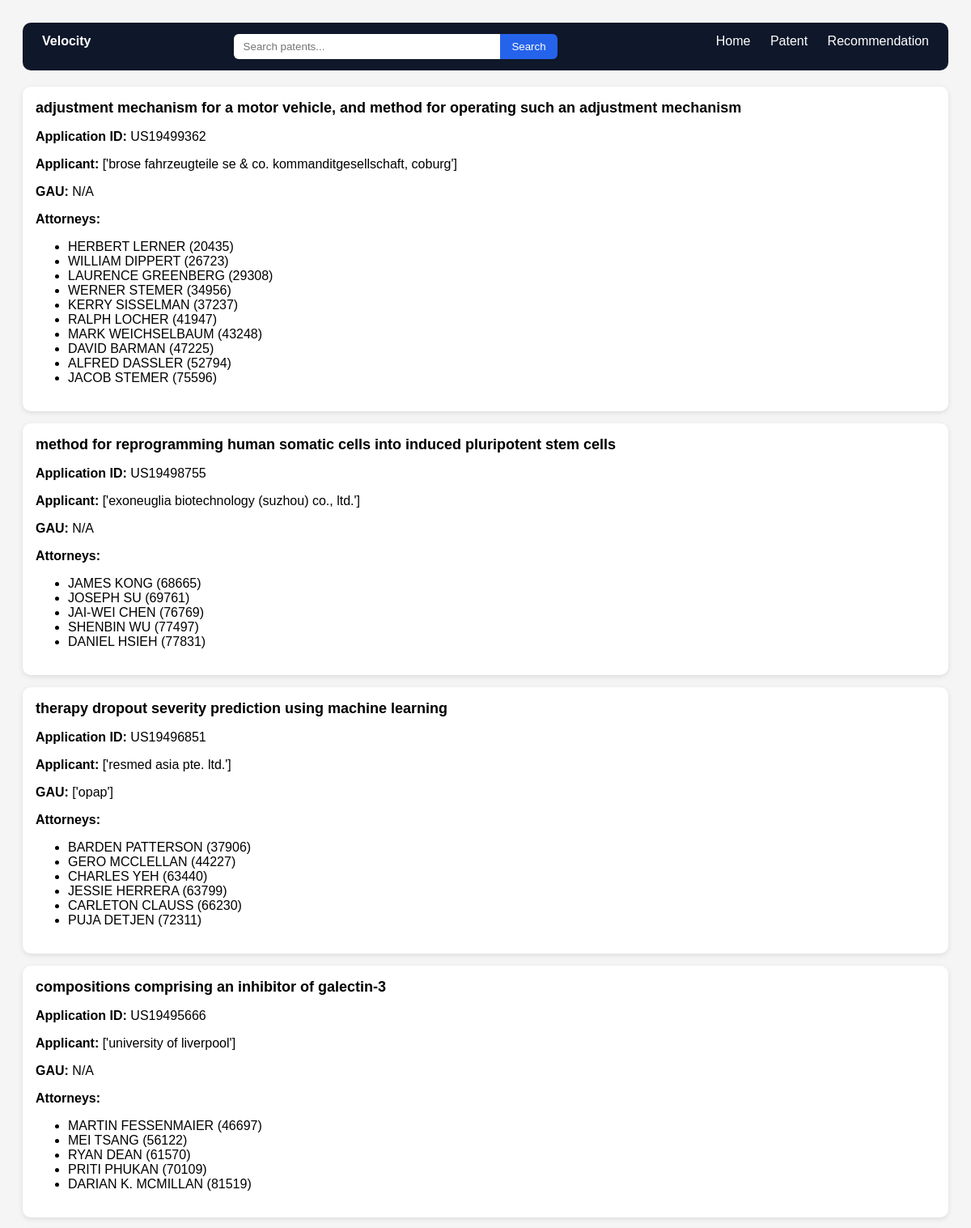
The app's page /patents/ (upper part) with its own data.
### core/models.py (models this page shows, shortened)
class Patent(models.Model):
    application_id = models.CharField(max_length=50, primary_key=True)
    title = models.TextField(blank=True, null=True)
    applicant_name = models.CharField(max_length=255, blank=True, null=True)
    inventor_name = models.CharField(max_length=255, blank=True, null=True)
    gau = models.CharField(max_length=20, blank=True, null=True)
    status = models.CharField(max_length=255, blank=True, null=True)

class PatentAttorney(models.Model):
    patent = models.ForeignKey(Patent, on_delete=models.CASCADE, related_name="attorneys_map")
    attorney = models.ForeignKey(Attorney, on_delete=models.CASCADE)
    class Meta:
        unique_together = ("patent", "attorney")

class Attorney(models.Model):
    registration_no = models.CharField(max_length=50, primary_key=True)
    name = models.CharField(max_length=255)

### core/views.py (the view, shortened to what this page needs)
# urls.py: path("patents/", patents_list, name="patents"),
def patents_list(request):
    query = request.GET.get("q", "")
    patents = Patent.objects.all().prefetch_related(
        "attorneys_map__attorney"
    )
    patents = patents.order_by("-application_id")
    paginator = Paginator(patents, 10)
    page_number = request.GET.get("page")
    page_obj = paginator.get_page(page_number)
    return render(request, "core/patents_list.html", {
        "page_obj": page_obj,
        "query": query
    })

### core/templates/core/patents_list.html (shortened to what this page needs)
<!DOCTYPE html>
<html>
<head>
</head>
<body>
<div class="navbar">
    <div><b>Velocity</b></div>
    <div class="nav-center">
        <form method="GET" action="/patents/" class="search-form">
          <input
            type="text"
            name="q"
            placeholder="Search patents..."
            value="{{ request.GET.q }}"
          />
          <button type="submit">Search</button>
        </form>
    </div>
    <div class="nav-links">
        <a href="/">Home</a>
        <a href="/patents/">Patent</a>
        <a href="/recommendations/">Recommendation</a>
    </div>
</div>
{% for patent in page_obj %}
<a href="/patents/{{ patent.application_id }}/" style="text-decoration:none; color:black;">
<div class="card">
    <div class="title">{{ patent.title|default:"No Title" }}</div>
    <p><b>Application ID:</b> {{ patent.application_id }}</p>
    <p><b>Applicant:</b> {{ patent.applicant_name|default:"N/A" }}</p>
    <p><b>GAU:</b> {{ patent.gau|default:"N/A" }}</p>
    <b>Attorneys:</b>
    {% if patent.attorneys_map.all %}
        <ul>
            {% for pa in patent.attorneys_map.all %}
                <li>{{ pa.attorney.name }} ({{ pa.attorney.registration_no }})</li>
            {% endfor %}
        </ul>
    {% else %}
        <p>No attorneys found.</p>
    {% endif %}
</div>
</a>
{% endfor %}
</body>
</html>

### core/templates/core/patents_list.html (style rules this page uses)
body { font-family: Arial; background: #f5f5f5; padding: 20px; }
.navbar { display: flex; justify-content: space-between; background: #0f172a; padding: 14px 24px; color: white; border-radius: 10px; margin-bottom: 20px; }
.nav-links a { color: white; margin-left: 20px; text-decoration: none; }
.search-form { display: flex; width: 400px; max-width: 100%; }
.search-form input { flex: 1; padding: 8px 12px; border-radius: 6px 0 0 6px; border: none; outline: none; }
.search-form button { padding: 8px 14px; border: none; background: #2563eb; color: white; border-radius: 0 6px 6px 0; cursor: pointer; }
.card { background: white; padding: 16px; border-radius: 10px; margin-bottom: 15px; box-shadow: 0 2px 6px rgba(0,0,0,0.1); }
.title { font-size: 18px; font-weight: bold; }

### records on screen
Patent: title "adjustment mechanism for a motor vehicle, and method for operating such an adjustment mechanism", application_id "US19499362", applicant_name "['brose fahrzeugteile se & co. kommanditgesellschaft, coburg']", gau "N/A"
PatentAttorney: attorney.name "HERBERT LERNER", attorney.registration_no "20435"
PatentAttorney: attorney.name "WILLIAM DIPPERT", attorney.registration_no "26723"
PatentAttorney: attorney.name "LAURENCE GREENBERG", attorney.registration_no "29308"
PatentAttorney: attorney.name "WERNER STEMER", attorney.registration_no "34956"
PatentAttorney: attorney.name "KERRY SISSELMAN", attorney.registration_no "37237"
PatentAttorney: attorney.name "RALPH LOCHER", attorney.registration_no "41947"
PatentAttorney: attorney.name "MARK WEICHSELBAUM", attorney.registration_no "43248"
PatentAttorney: attorney.name "DAVID BARMAN", attorney.registration_no "47225"
PatentAttorney: attorney.name "ALFRED DASSLER", attorney.registration_no "52794"
PatentAttorney: attorney.name "JACOB STEMER", attorney.registration_no "75596"
Patent: title "method for reprogramming human somatic cells into induced pluripotent stem cells", application_id "US19498755", applicant_name "['exoneuglia biotechnology (suzhou) co., ltd.']", gau "N/A"
PatentAttorney: attorney.name "JAMES KONG", attorney.registration_no "68665"
PatentAttorney: attorney.name "JOSEPH SU", attorney.registration_no "69761"
PatentAttorney: attorney.name "JAI-WEI CHEN", attorney.registration_no "76769"
PatentAttorney: attorney.name "SHENBIN WU", attorney.registration_no "77497"
PatentAttorney: attorney.name "DANIEL HSIEH", attorney.registration_no "77831"
Patent: title "therapy dropout severity prediction using machine learning", application_id "US19496851", applicant_name "['resmed asia pte. ltd.']", gau "['opap']"
PatentAttorney: attorney.name "BARDEN PATTERSON", attorney.registration_no "37906"
PatentAttorney: attorney.name "GERO MCCLELLAN", attorney.registration_no "44227"
PatentAttorney: attorney.name "CHARLES YEH", attorney.registration_no "63440"
PatentAttorney: attorney.name "JESSIE HERRERA", attorney.registration_no "63799"
PatentAttorney: attorney.name "CARLETON CLAUSS", attorney.registration_no "66230"
PatentAttorney: attorney.name "PUJA DETJEN", attorney.registration_no "72311"
Patent: title "compositions comprising an inhibitor of galectin-3", application_id "US19495666", applicant_name "['university of liverpool']", gau "N/A"
PatentAttorney: attorney.name "MARTIN FESSENMAIER", attorney.registration_no "46697"
PatentAttorney: attorney.name "MEI TSANG", attorney.registration_no "56122"
PatentAttorney: attorney.name "RYAN DEAN", attorney.registration_no "61570"
PatentAttorney: attorney.name "PRITI PHUKAN", attorney.registration_no "70109"
PatentAttorney: attorney.name "DARIAN K. MCMILLAN", attorney.registration_no "81519"
